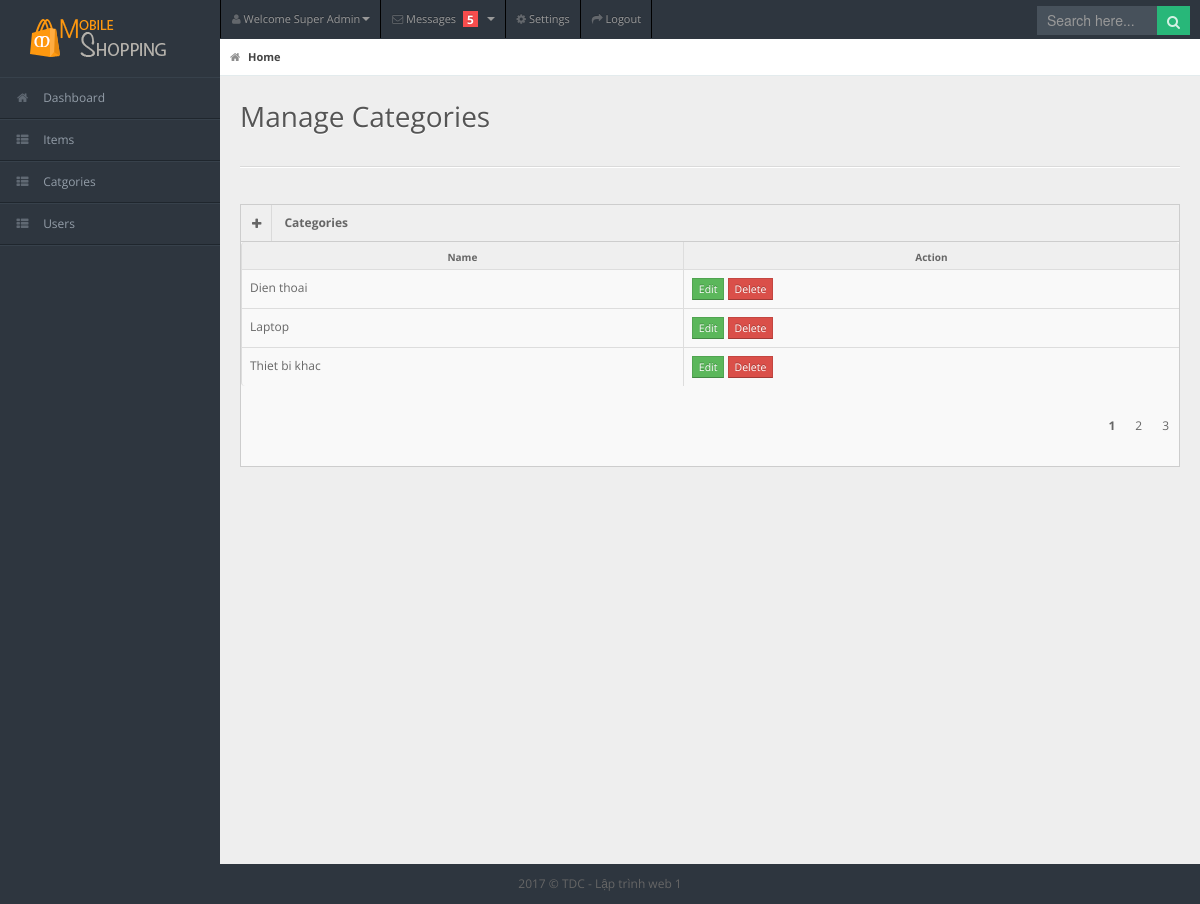
The app's page /admin/categories.php with its own data.
### tables this page shows
CREATE TABLE IF NOT EXISTS `tbl_danhmuc` (
  `ma_danhmuc` int NOT NULL AUTO_INCREMENT,
  `ten_danhmuc` varchar(20) NOT NULL,
  PRIMARY KEY (`ma_danhmuc`)
);

### admin/models/db.php (called while the page is built)
<?php
class Db
{
    public static $connection;
    public function __construct()
    {
        if (!self::$connection) {
            self::$connection = new mysqli(DB_HOST, DB_USER, DB_PASSWORD, DB_NAME, PORT);
            self::$connection->set_charset(DB_CHARSET);
        }
        return self::$connection;
    }
}

### admin/models/category.php (called while the page is built, shortened)
<?php
class Category extends Db
{
    function getAllCates()
    {
        $sql = self::$connection->prepare("SELECT * FROM `tbl_danhmuc`");
        $sql->execute();
        $items = $sql->get_result()->fetch_all(MYSQLI_ASSOC);
        return $items;
    }
}

### admin/categories.php (the view, shortened to what this page needs)
<?php
include "header.php";
include "sidebar.php";
?>
<div id="content">
    <div id="content-header">
        <div id="breadcrumb"> <a href="index.html" title="Go to Home" class="tip-bottom current"><i class="icon-home"></i> Home</a></div>
        <h1>Manage Categories</h1>
    </div>
    <div class="container-fluid">
        <hr>
        <div class="row-fluid">
            <div class="span12">
                <div class="widget-box">
                    <div class="widget-title"> <span class="icon"><a href="form_add_category.php"> <i class="icon-plus"></i>
                            </a></span>
                        <h5>Categories</h5>
                    </div>
                    <div class="widget-content nopadding">
                        <table class="table table-bordered
                                    table-striped">
                            <thead>
                                <tr>
                                    <th>Name</th>
                                    <th>Action</th>
                                </tr>
                            </thead>
                            <tbody>
                                <?php
                                    foreach($getAllCates as $value):
                                 ?>
                                <tr class="">
                                    <td><?php echo $value['ten_danhmuc']?></td>
                                    <td>
                                        <a href="edit_manu.html" class="btn
                                                    btn-success btn-mini">Edit</a>
                                        <a href="delete.php?cate_id=<?php echo $value['ma_danhmuc'] ?>" class="btn
                                                    btn-danger btn-mini">Delete</a>
                                    </td>
                                </tr>
                                <?php endforeach ?>
                            </tbody>
                        </table>
                        <div class="row" style="margin-left: 18px;">
                            <ul class="pagination">
                                <li class="active">1</li>
                                <li>2</li>
                                <li>3</li>
                            </ul>
                        </div>
                    </div>
                </div>
            </div>
        </div>
    </div>
</div>
<?php include "footer.php" ?>

### admin/css/select2.css (style rules this page uses)
ul.pagination li { float: left; }

### admin/css/matrix-style.css (style rules this page uses)
* { outline:none !important; -moz-outline: none !important; }
html, body { height:100% }
body { overflow-x: hidden; margin-top: -10px; font-family: 'Open Sans', sans-serif; font-size:12px; color:#666; }
a { color:#666; }
select, textarea, input[type="text"], input[type="password"], input[type="datetime"], input[type="datetime-local"], input[type="date"], input[type="month"], input[type="time"], input[type="week"], input[type="number"], input[type="email"], input[type="url"], input[type="search"], input[type="tel"], input[type="color"], .uneditable-input, .label, .dropdown-menu, .btn, .well, .progress, .table-bordered, .btn-group > .btn:first-child, .btn-group > .btn:last-child, .btn-group > .btn:last-child, .btn-group > .dropdown-toggle, .alert { border-radius:0px; }
.btn, textarea, input[type="text"], input[type="password"], input[type="datetime"], input[type="datetime-local"], input[type="date"], input[type="month"], input[type="time"], input[type="week"], input[type="number"], input[type="email"], input[type="url"], input[type="search"], input[type="tel"], input[type="color"], .uneditable-input { box-shadow:none; }
.progress, .progress-success .bar, .progress .bar-success, .progress-warning .bar, .progress .bar-warning, .progress-danger .bar, .progress .bar-danger, .progress-info .bar, .progress .bar-info, .btn, .btn-primary { background-image:none; }
hr { border-top-color:#dadada; }
#content { background: none repeat scroll 0 0 #eeeeee; margin-left: 220px; margin-right: 0; padding-bottom: 25px; position: relative; min-height:100%; width: auto; }
#content-header { position: abslute; width: 100%; margin-top: -38px; z-index: 20; }
#content-header h1 { color: #555555; font-size: 28px; font-weight: normal; float: none; text-shadow: 0 1px 0 #ffffff; margin-left: 20px; position: relative; }
#content-header h1, #content-header .btn-group { margin-top: 20px; }
#breadcrumb { background-color: #fff; border-bottom: 1px solid #e3ebed; }
#breadcrumb a { padding: 8px 20px 8px 10px; display: inline-block; background-image: url('../img/breadcrumb.png'); background-position: center right; background-repeat: no-repeat; font-size: 11px; color: #666666; }
#breadcrumb a:last-child { background-image:none; }
#breadcrumb a.current { font-weight: bold; color: #444444; }
#breadcrumb a i { margin-right: 5px; opacity: .6; }
.stat-boxes .peity_bar_good, .stat-boxes .peity_line_good, { color: #459D1C; }
.widget-box { background: none repeat scroll 0 0 #F9F9F9; border-left: 1px solid #CDCDCD; border-top: 1px solid #CDCDCD; border-right: 1px solid #CDCDCD; clear: both; margin-top: 16px; margin-bottom: 16px; position: relative; }
.widget-title, .modal-header, .table th, div.dataTables_wrapper .ui-widget-header { background:#efefef; border-bottom: 1px solid #CDCDCD; height: 36px; }
.widget-title span.icon { padding: 9px 10px 7px 11px; float: left; border-right:1px solid #dadada; }
.widget-title h5 { color: #666; float: left; font-size: 12px; font-weight: bold; padding: 12px; line-height: 12px; margin: 0; }
.widget-content { padding:15px; border-bottom: 1px solid #cdcdcd; }
.table th { height: auto; font-size: 10px; padding: 5px 10px 2px; border-bottom: 0; text-align: center; color: #666666; }
.nopadding { padding: 0 !important; }
.nopadding .table { margin-bottom: 0; }
.nopadding .table-bordered { border: 0; }

### admin/css/matrix-media.css (style rules this page uses)
body { background:#2E363F; }

### admin/header.php (style rules this page uses)
ul.pagination { list-style: none; float: right; }
ul.pagination li.active { font-weight: bold }
ul.pagination li { display: flex; padding: 10px }

### records on screen
tbl_danhmuc: ten_danhmuc "Dien thoai"
tbl_danhmuc: ten_danhmuc "Laptop"
tbl_danhmuc: ten_danhmuc "Thiet bi khac"
